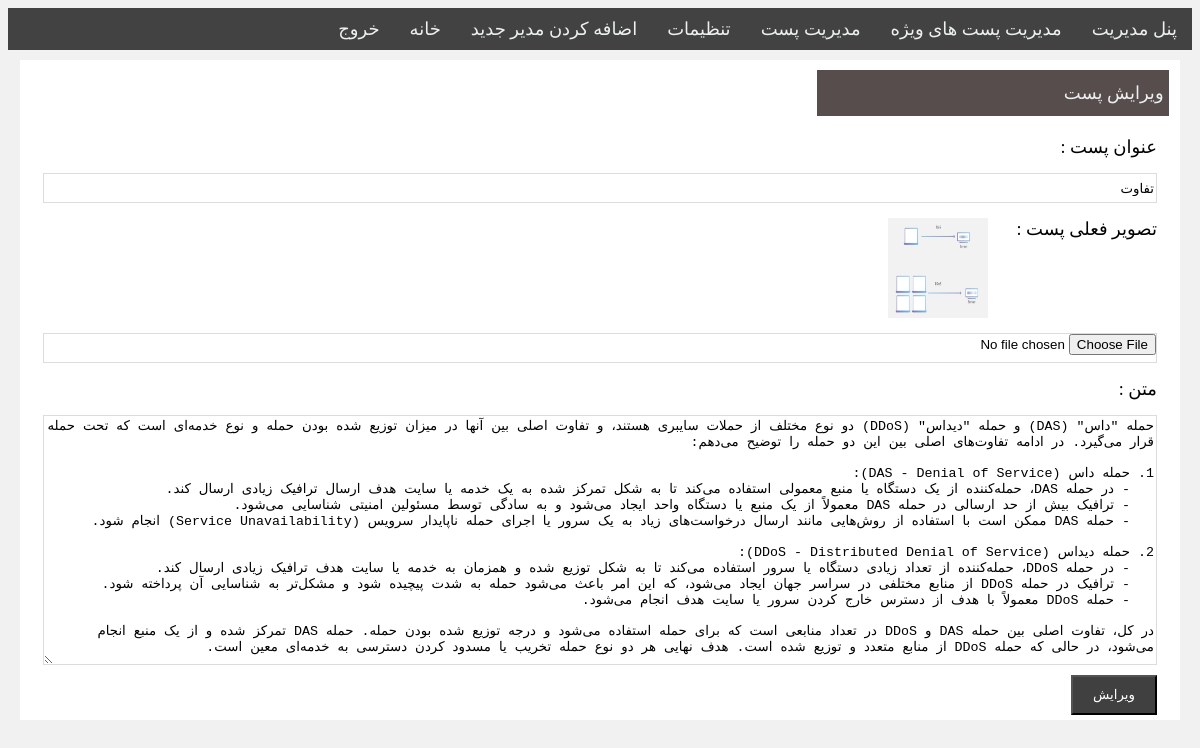
Page /admin/updatepost.php?postid=13 (signed in) on the committed database.
### tables this page shows
CREATE TABLE IF NOT EXISTS `post` (
  `id` int NOT NULL AUTO_INCREMENT,
  `title` varchar(200) NOT NULL,
  `image` varchar(200) NOT NULL,
  `content` text NOT NULL,
  PRIMARY KEY (`id`)
);

### admin/updatepost.php (the view, shortened to what this page needs)
<?php include("menu.php") ?>
<div class="sendpostbox">
    <div class="sendposttitle">
        <p>ویرایش پست</p>
    </div>
        <?php
            $postid=$_GET['postid'];
            $query = "SELECT * FROM `post` where `id` =$postid ;";
            $result = mysqli_query($link, $query);
            while($row = mysqli_fetch_array($result)){
        ?>
    <form method="post" action="../code.php" enctype="multipart/form-data">
        <label>  عنوان پست :</label>
        <input type="text" name="title" value=<?php echo $row['title'] ?> >
        <label> تصویر فعلی پست  :</label>
        <img src=<?php echo"../". $row['image'];?>>
        <input type="file" name ="file1">
        <label>متن :</label>
        <textarea name="content"><?php echo $row['content'] ?></textarea>
        <input type="submit" value="ویرایش" name="btnupdatepost">
    </form>
    <?php } ?>
</div>

### style/panel.css (style rules this page uses)
body { font-family: "b nazanin"; font-size: 18px; direction: rtl; background-color: #f1f1f1f1; }
div,p,ul { padding: 0px; margin: 0px; }
p { color: #ecf0f1; }
.sendpostbox { float: right; width: 98%; height: auto; background: #fff; margin: 10px 1%; }
.sendposttitle { float: right; width: 98%; height: auto; background-color: #fff; margin: 10px 1%; }
.sendposttitle p { width: 30%; padding: 12px 5px; background-color: #574D4D; float: right; }
.sendpostbox label { float: right; margin: 10px 2%; }
.sendpostbox input[type=text],[type=file] { float: right; width: 96%; height: 30px; margin: 5px 2%; border: 1px solid #dcdcdc; }
.sendpostbox input[type=submit] { background-color: #414040; color: white; }
.sendpostbox textarea { float: right; width: 96%; height: 250px; margin: 5px 2%; border: 1px solid #dcdcdc; }
.sendpostbox input[type=submit] { float: right; margin: 5px 2%; padding: 10px 20px; font-family: "b nazanin"; cursor: pointer; }
.sendpostbox img { float: right; width: 100px; height: 100px; margin: 10px 5px; }

### rows in the picture
post: image (picture), content "حمله \"داس\" (DAS) و حمله \"دیداس\" (DDoS) دو نوع مختلف از حملات سایبری هستند، و تفاوت اصلی بین آنها در میزان توزیع شده بودن حمله و نوع خدمه‌ای است که تحت حمله قرار می‌گیرد. در ادامه تفاوت‌های اصلی بین این دو حمله را توضیح می‌دهم: 1. حمله داس (DAS - Denial of Service): - در حمله DAS، حمله‌کننده از یک دستگاه یا منبع معمولی استفاده می‌کند تا به شکل تمرکز شده به یک خدمه یا سایت هدف ارسال ترافیک زیادی ارسال کند. - ترافیک بیش از حد ارسالی در حمله DAS معمولاً از یک منبع یا دستگاه واحد ایجاد می‌شود و به سادگی توسط مسئولین امنیتی شناسایی می‌شود. - حمله DAS ممکن است با استفاده از روش‌هایی مانند ارسال درخواست‌های زیاد به یک سرور یا اجرای حمله ناپایدار سرویس (Service Unavailability) انجام شود. 2. حمله…"
